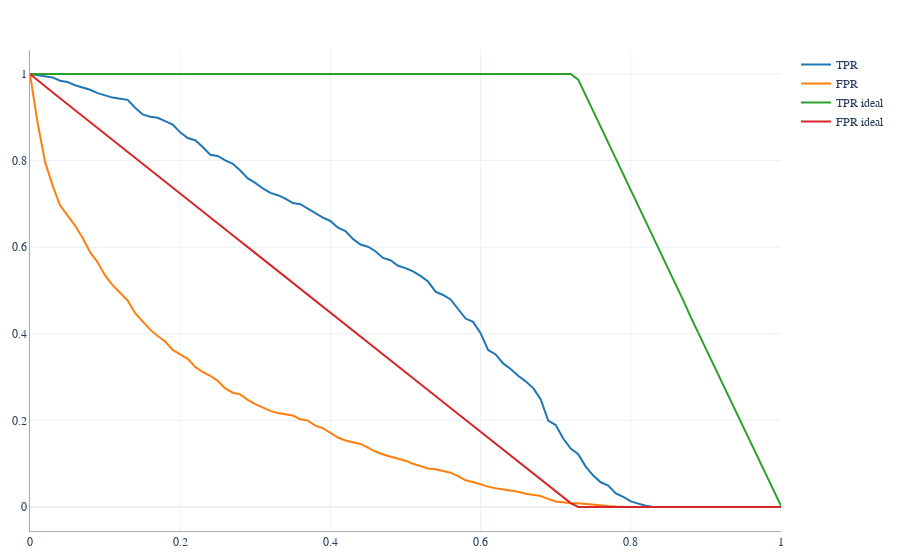

Notebook cell for this chart:
### Markdown cell above
### Putting everything together

### Code cell
fig = go.Figure()
fig.add_trace(go.Scatter(x=df_scores.threshold, y=df_scores['tpr'], mode='lines', name='TPR'))
fig.add_trace(go.Scatter(x=df_scores.threshold, y=df_scores['fpr'], mode='lines', name='FPR'))
fig.add_trace(go.Scatter(x=df_ideal.threshold, y=df_ideal['tpr'], mode='lines', name='TPR ideal'))
fig.add_trace(go.Scatter(x=df_ideal.threshold, y=df_ideal['fpr'], mode='lines', name='FPR ideal'))
